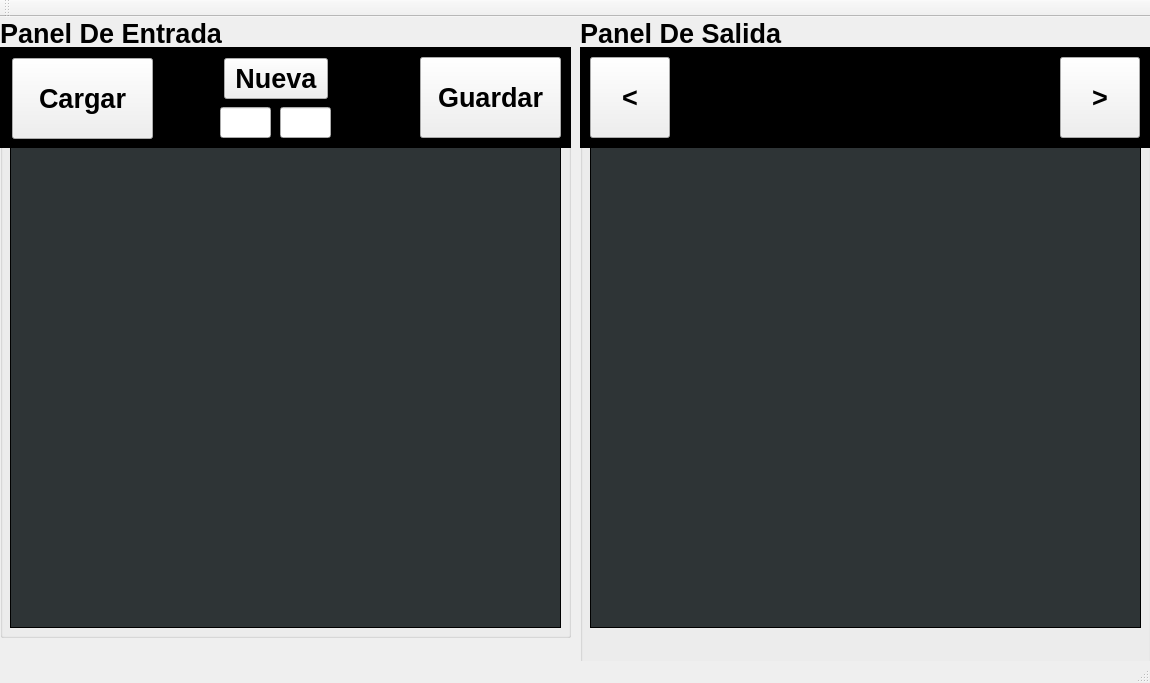
<?xml version="1.0" encoding="UTF-8"?>
<ui version="4.0">
 <class>VentanaPrincipal</class>
 <widget class="QMainWindow" name="VentanaPrincipal">
  <property name="geometry">
   <rect>
    <x>0</x>
    <y>0</y>
    <width>1150</width>
    <height>683</height>
   </rect>
  </property>
  <property name="windowTitle">
   <string>VentanaPrincipal</string>
  </property>
  <widget class="QWidget" name="centralWidget">
   <widget class="QGroupBox" name="groupBox">
    <property name="geometry">
     <rect>
      <x>0</x>
      <y>0</y>
      <width>571</width>
      <height>621</height>
     </rect>
    </property>
    <property name="font">
     <font>
      <pointsize>20</pointsize>
      <weight>75</weight>
      <bold>true</bold>
     </font>
    </property>
    <property name="title">
     <string>Panel De Entrada</string>
    </property>
    <property name="flat">
     <bool>false</bool>
    </property>
    <widget class="QPushButton" name="pushButton">
     <property name="geometry">
      <rect>
       <x>12</x>
       <y>41</y>
       <width>141</width>
       <height>81</height>
      </rect>
     </property>
     <property name="text">
      <string>Cargar</string>
     </property>
    </widget>
    <widget class="QLabel" name="label">
     <property name="geometry">
      <rect>
       <x>10</x>
       <y>130</y>
       <width>551</width>
       <height>481</height>
      </rect>
     </property>
     <property name="styleSheet">
      <string notr="true">background-color: rgb(46, 52, 54);</string>
     </property>
     <property name="frameShape">
      <enum>QFrame::Panel</enum>
     </property>
     <property name="text">
      <string/>
     </property>
    </widget>
    <widget class="QPushButton" name="pushButton_3">
     <property name="geometry">
      <rect>
       <x>224</x>
       <y>41</y>
       <width>104</width>
       <height>41</height>
      </rect>
     </property>
     <property name="text">
      <string>Nueva</string>
     </property>
    </widget>
    <widget class="QLineEdit" name="lineEdit">
     <property name="geometry">
      <rect>
       <x>220</x>
       <y>90</y>
       <width>51</width>
       <height>31</height>
      </rect>
     </property>
     <property name="font">
      <font>
       <pointsize>10</pointsize>
      </font>
     </property>
    </widget>
    <widget class="QLineEdit" name="lineEdit_2">
     <property name="geometry">
      <rect>
       <x>280</x>
       <y>90</y>
       <width>51</width>
       <height>31</height>
      </rect>
     </property>
     <property name="font">
      <font>
       <pointsize>10</pointsize>
      </font>
     </property>
    </widget>
    <widget class="QPushButton" name="pushButton_2">
     <property name="geometry">
      <rect>
       <x>420</x>
       <y>40</y>
       <width>141</width>
       <height>81</height>
      </rect>
     </property>
     <property name="text">
      <string>Guardar</string>
     </property>
    </widget>
    <widget class="QLabel" name="label_3">
     <property name="geometry">
      <rect>
       <x>0</x>
       <y>30</y>
       <width>571</width>
       <height>101</height>
      </rect>
     </property>
     <property name="autoFillBackground">
      <bool>false</bool>
     </property>
     <property name="styleSheet">
      <string notr="true">background-color: rgb(0, 0, 0);</string>
     </property>
     <property name="text">
      <string/>
     </property>
    </widget>
    <zorder>label_3</zorder>
    <zorder>pushButton</zorder>
    <zorder>label</zorder>
    <zorder>pushButton_3</zorder>
    <zorder>lineEdit</zorder>
    <zorder>lineEdit_2</zorder>
    <zorder>pushButton_2</zorder>
   </widget>
   <widget class="QGroupBox" name="groupBox_2">
    <property name="geometry">
     <rect>
      <x>580</x>
      <y>0</y>
      <width>571</width>
      <height>655</height>
     </rect>
    </property>
    <property name="font">
     <font>
      <pointsize>20</pointsize>
      <weight>75</weight>
      <bold>true</bold>
     </font>
    </property>
    <property name="title">
     <string>Panel De Salida</string>
    </property>
    <widget class="QLabel" name="label_2">
     <property name="geometry">
      <rect>
       <x>10</x>
       <y>130</y>
       <width>551</width>
       <height>481</height>
      </rect>
     </property>
     <property name="styleSheet">
      <string notr="true">background-color: rgb(46, 52, 54);</string>
     </property>
     <property name="frameShape">
      <enum>QFrame::Box</enum>
     </property>
     <property name="text">
      <string/>
     </property>
    </widget>
    <widget class="QPushButton" name="pushButton_4">
     <property name="geometry">
      <rect>
       <x>480</x>
       <y>40</y>
       <width>80</width>
       <height>81</height>
      </rect>
     </property>
     <property name="text">
      <string>&gt;</string>
     </property>
    </widget>
    <widget class="QPushButton" name="pushButton_5">
     <property name="geometry">
      <rect>
       <x>10</x>
       <y>40</y>
       <width>80</width>
       <height>81</height>
      </rect>
     </property>
     <property name="text">
      <string>&lt;</string>
     </property>
    </widget>
    <widget class="QLabel" name="label_4">
     <property name="geometry">
      <rect>
       <x>0</x>
       <y>30</y>
       <width>571</width>
       <height>101</height>
      </rect>
     </property>
     <property name="autoFillBackground">
      <bool>false</bool>
     </property>
     <property name="styleSheet">
      <string notr="true">background-color: rgb(0, 0, 0);</string>
     </property>
     <property name="text">
      <string/>
     </property>
    </widget>
    <zorder>label_4</zorder>
    <zorder>label_2</zorder>
    <zorder>pushButton_4</zorder>
    <zorder>pushButton_5</zorder>
   </widget>
  </widget>
  <widget class="QMenuBar" name="menuBar">
   <property name="geometry">
    <rect>
     <x>0</x>
     <y>0</y>
     <width>1150</width>
     <height>19</height>
    </rect>
   </property>
  </widget>
  <widget class="QToolBar" name="mainToolBar">
   <attribute name="toolBarArea">
    <enum>TopToolBarArea</enum>
   </attribute>
   <attribute name="toolBarBreak">
    <bool>false</bool>
   </attribute>
  </widget>
  <widget class="QStatusBar" name="statusBar"/>
 </widget>
 <layoutdefault spacing="6" margin="11"/>
 <resources/>
 <connections/>
</ui>
